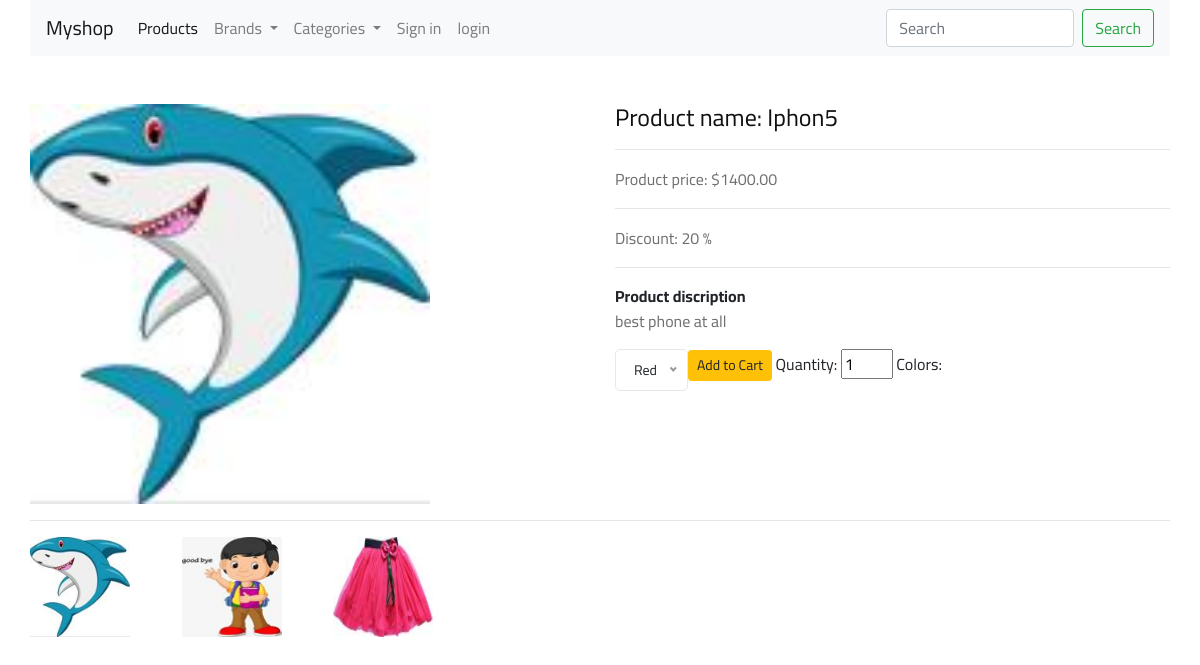
Page /product/1 on the committed database.
### shop/products/models.py (models this page shows, shortened)
class AddProduct(db.Model):
    id = db.Column(db.Integer, primary_key=True)
    name = db.Column(db.String(80), nullable=False)
    price = db.Column(db.Numeric(10,2), nullable=False)
    discount = db.Column(db.Integer, default=0)
    stock = db.Column(db.Integer, nullable=False)
    colors = db.Column(db.Text, nullable=False)
    desc = db.Column(db.Text, nullable=False)
    pub_date = db.Column(db.DateTime, nullable=False,default=datetime.utcnow)
    category_id = db.Column(db.Integer, db.ForeignKey('category.id'),nullable=False)
    category = db.relationship('Category',backref=db.backref('categories', lazy=True))
    brand_id = db.Column(db.Integer, db.ForeignKey('brand.id'),nullable=False)
    brand = db.relationship('Brand',backref=db.backref('brands', lazy=True))
    image_1 = db.Column(db.String(150), nullable=False, default='image1.jpg')
    image_2 = db.Column(db.String(150), nullable=False, default='image2.jpg')
    image_3 = db.Column(db.String(150), nullable=False, default='image3.jpg')

### shop/products/routes.py (the view)
@app.route('/product/<int:id>')
def single_page(id):
    product = AddProduct.query.get_or_404(id)
    return render_template('products/single_page.html',product=product)

### shop/templates/products/single_page.html (shortened to what this page needs)
{% extends 'layout.html' %}
{% block content %}
<div class="container">
    <nav class="navbar navbar-expand-lg navbar-light bg-light">
        <a class="navbar-brand" href="/">Myshop</a>
        <div class="collapse navbar-collapse" id="navbarSupportedContent">
          <ul class="navbar-nav mr-auto">
            <li class="nav-item active">
              <a class="nav-link" href="/">Products <span class="sr-only">(current)</span></a>
            </li>
            <li class="nav-item dropdown">
              <a class="nav-link dropdown-toggle" href="#" id="navbarDropdown" role="button" data-toggle="dropdown" aria-haspopup="true" aria-expanded="false">
               Brands
              </a>
            </li>
            <li class="nav-item dropdown">
                <a class="nav-link dropdown-toggle" href="#" id="navbarDropdown" role="button" data-toggle="dropdown" aria-haspopup="true" aria-expanded="false">
                 Categories
                </a>
              </li>
             <li class="nav-item">
              <a href="" class="nav-link">Sign in</a>
            </li>
             <li class="nav-item">
              <a href="" class="nav-link">login</a>
            </li>
          </ul>
          <form class="form-inline my-2 my-lg-0" action="">
            <input class="form-control mr-sm-2" type="search" placeholder="Search" aria-label="Search" name="q">
            <button class="btn btn-outline-success my-2 my-sm-0" type="submit">Search</button>
          </form>
        </div>
      </nav>
</div>
<div class="container mt-5">
    <div class="row">
        <div class="col-md-6" id="b_image">
            <img src="{{url_for('static',filename='images/' + product.image_1)}}" alt="{{product.name}}" width="400" height="400">
        </div>
        <div class="col-md-6">
            <h4>Product name: {{product.name}} </h4>
            <hr>
            <p>Product price: ${{product.price}}</p>
            <hr>
            {% if product.discount > 0 %}
            <p>Discount: {{product.discount}} % </p>
            {% endif %}
            <hr>
            <b>Product discription</b>
            <p>{{product.desc}}</p>
            <form action="" method="post">
                <button type="submit" class="btn btn-sm btn-warning">Add to Cart</button>
                <label for="quantity">Quantity: </label>
                <input type="number" name="quantity" value="1" min="1" max="{{product.stock}}">
                {% set colors = product.colors.split(',') %}
                <label for="colors">Colors: </label>
            </form>
        </div>
    </div>
    <hr>
    <div class="row">
        <div class="col-md-12" id="s_image">
            <img src="{{url_for('static',filename='images/'+ product.image_1)}}" alt="{{product.name}}" width="100" height="100">
            <img src="{{url_for('static',filename='images/'+ product.image_2)}}" alt="{{product.name}}" width="100" height="100" class="ml-5">
            <img src="{{url_for('static',filename='images/'+ product.image_3)}}" alt="{{product.name}}" width="100" height="100" class="ml-5">
        </div>
    </div>
</div>
{% endblock content %}

### shop/static/css/style.css (style rules this page uses)
html, body { height: 100%; font-family: "Cairo", sans-serif; -webkit-font-smoothing: antialiased; font-smoothing: antialiased; }
h1, h2, h3, h4, h5, h6 { margin: 0; color: #111111; font-weight: 400; font-family: "Cairo", sans-serif; }
h4 { font-size: 24px; }
p { font-size: 16px; font-family: "Cairo", sans-serif; color: #6f6f6f; font-weight: 400; line-height: 26px; margin: 0 0 15px 0; }
img { max-width: 100%; }
ul, ol { padding: 0; margin: 0; }
@media only screen and (min-width: 1200px) { .container { max-width: 1170px; } }

### rows in the picture
AddProduct: image_1 (picture), name "Iphon5", price "1400.00", discount "20", desc "best phone at all", image_2 (picture), image_3 (picture)
